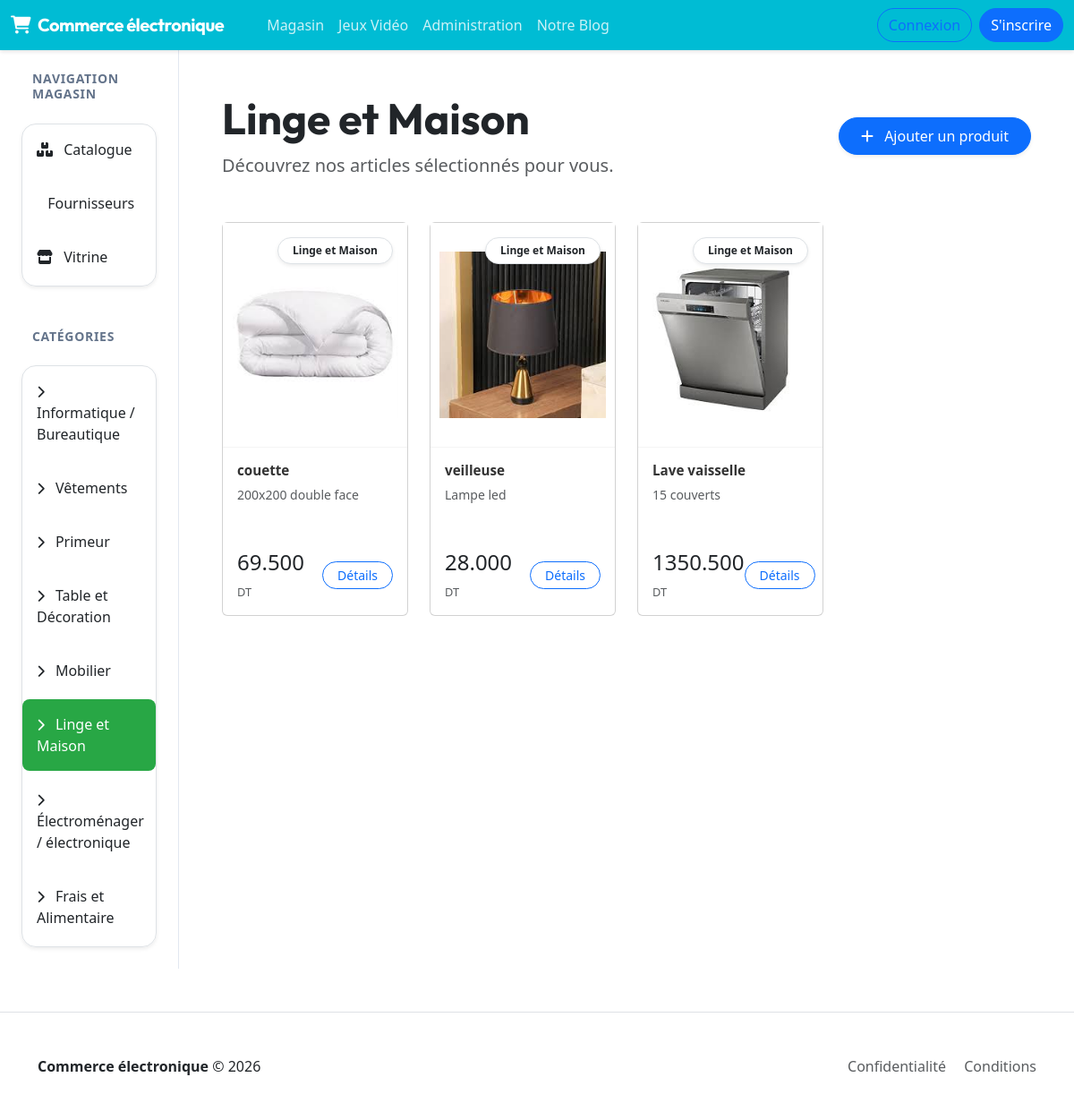
Screenshot of /magasin/?categorie=6 with the database file from the repository.
### magasin/models.py (models this page shows, shortened)
class  Categorie(models.Model):
    nom = models.CharField(max_length=50,default='Alimentaire')

class Produit(models.Model):
    libelle  = models.CharField(max_length=100)
    description = models.TextField( default="")
    prix = models.DecimalField(max_digits=10, decimal_places=3)
    type = models.CharField(max_length=2,choices=[('em','embllé'),('fr','frais'),('cs','conserve')], default='em')
    Img=models.ImageField(blank=True)
    categorie = models.ForeignKey('Categorie', on_delete=models.CASCADE, null=True)
    fournisseur=models.ForeignKey('Fournisseur', on_delete=models.CASCADE, null=True)

### magasin/views.py (the view)
# urls.py: path('', views.index),
def index(request):
    categories = Categorie.objects.all()
    categorie_id = request.GET.get('categorie')
    if categorie_id:
        products = Produit.objects.filter(categorie_id=categorie_id)
    else:
        products = Produit.objects.all()
    context = {
        'products': products,
        'categories': categories,
        'selected_category': int(categorie_id) if categorie_id else None
    }
    return render(request, 'magasin/mesProduits.html', context)

### magasin/templates/magasin/mesProduits.html (shortened to what this page needs)
{% extends 'magasin/base.html' %}
{% block content %}
<div class="d-flex justify-content-between align-items-center mb-5">
    <div>
        <h1 class="display-5 fw-bold text-dark mb-2">
            {% if request.GET.categorie %}
                {% for cat in categories %}
                    {% if cat.id|stringformat:"i" == request.GET.categorie %}
                        {{ cat.nom }}
                    {% endif %}
                {% endfor %}
            {% else %}
                Tous les produits
            {% endif %}
        </h1>
        <p class="text-muted lead mb-0">Découvrez nos articles sélectionnés pour vous.</p>
    </div>
    <div class="d-none d-sm-block">
        <a href="{% url 'majProduits' %}" class="btn btn-primary px-4 py-2 rounded-pill shadow-sm">
            <i class="fa-solid fa-plus me-2"></i> Ajouter un produit
        </a>
    </div>
</div>
<div class="row g-4">
    {% for product in products %}
    <div class="col-sm-6 col-lg-4 col-xl-3">
        <div class="card product-card">
            <div class="product-img-container position-relative">
                {% if product.Img %}
                <img src="{{ product.Img.url }}" class="product-img" alt="{{product.libelle}}">
                {% else %}
                <img src="https://images.unsplash.com/photo-1523275335684-37898b6baf30?ixlib=rb-1.2.1&auto=format&fit=crop&w=500&q=80" class="product-img" alt="Placeholder">
                {% endif %}
                <div class="position-absolute top-0 end-0 p-3">
                    <span class="badge bg-white text-dark shadow-sm rounded-pill px-3 py-2 border">
                        {{ product.categorie.nom|default:"Général" }}
                    </span>
                </div>
            </div>
            <div class="product-body">
                <h5 class="product-title mb-2">{{product.libelle}}</h5>
                <p class="text-muted small mb-4 line-clamp-2" style="height: 3rem; display: -webkit-box; -webkit-line-clamp: 2; -webkit-box-orient: vertical; overflow: hidden;">
                    {{product.description|default:"Aucune description disponible pour cet article."}}
                </p>
                <div class="d-flex justify-content-between align-items-center mt-auto">
                    <span class="product-price h4 mb-0">{{product.prix}} <small class="text-muted" style="font-size: 0.8rem;">DT</small></span>
                    <button class="btn btn-outline-primary btn-sm rounded-pill px-3">Détails</button>
                </div>
            </div>
        </div>
    </div>
    {% endfor %}
</div>
{% endblock %}

### magasin/templates/magasin/base.html (shortened to what this page needs)
{% extends 'base.html' %}
{% block layout %}
<div class="container-fluid">
    <div class="row">
        <aside class="col-lg-2 col-md-3 sidebar d-none d-md-block p-4" style="min-height: calc(100vh - 70px);">
            <h6 class="sidebar-title mb-4">Navigation Magasin</h6>
            <div class="list-group list-group-flush shadow-sm rounded-4 overflow-hidden border">
                <a href="{% url 'index' %}" class="list-group-item list-group-item-action {% if not request.GET.categorie %}active-category{% endif %} py-3 border-0">
                    <i class="fa-solid fa-boxes-stacked me-2"></i> Catalogue
                </a>
                <a href="{% url 'nouveauFournisseur' %}" class="list-group-item list-group-item-action {% if 'Fournisseur' in request.path %}active-category{% endif %} py-3 border-0">
                     Fournisseurs
                </a>
                <a href="{% url 'vitrine' %}" class="list-group-item list-group-item-action {% if 'vitrine' in request.path %}active-category{% endif %} py-3 border-0">
                    <i class="fa-solid fa-store me-2"></i> Vitrine
                </a>
            </div>
            <h6 class="sidebar-title mt-5 mb-4">Catégories</h6>
            <div class="list-group list-group-flush shadow-sm rounded-4 overflow-hidden border">
                {% for categorie in categories %}
                <a href="{% url 'index' %}?categorie={{ categorie.id }}"
                   class="list-group-item list-group-item-action {% if request.GET.categorie == categorie.id|stringformat:'i' %}active-category{% endif %} py-3 border-0">
                    <i class="fa-solid fa-chevron-right me-2 small"></i> {{ categorie.nom }}
                </a>
                {% empty %}
                <div class="list-group-item text-muted small py-3">Aucune catégorie</div>
                {% endfor %}
            </div>
        </aside>
        <main class="col-lg-10 col-md-9 p-0 bg-white">
            <div class="p-4 p-lg-5">
                <div class="fade-in">
                    {% block content %}{% endblock %}
                </div>
            </div>
        </main>
    </div>
</div>
{% endblock %}

### magasin/static/css/base.css (style rules this page uses)
:root { --primary: #06b6d4; --primary-hover: #0891b2; --secondary: #10b981; --secondary-hover: #059669; --slate-50: #f8fafc; --slate-100: #f1f5f9; --slate-200: #e2e8f0; --slate-600: #475569; --slate-900: #0f172a; --bg-main: #ffffff; --bg-card: #ffffff; --text-main: #1e293b; --text-muted: #64748b; --border: #e2e8f0; --shadow-sm: 0 1px 2px 0 rgb(0 0 0 / 0.05); --shadow: 0 4px 6px -1px rgba(0, 0, 0, 0.05), 0 2px 4px -2px rgba(0, 0, 0, 0.05); --shadow-lg: 0 10px 15px -3px rgba(0, 0, 0, 0.08); --radius: 1rem; }
body { background-color: var(--bg-main); color: var(--text-main); font-family: 'Inter', sans-serif; -webkit-font-smoothing: antialiased; }
h1, h2, h3, h4, .navbar-brand { font-family: 'Outfit', sans-serif; font-weight: 700; }
.sidebar { background: var(--bg-card); border-right: 1px solid var(--border); padding: 2rem 1.25rem !important; }
.sidebar-title { font-size: 0.875rem; font-weight: 600; text-transform: uppercase; letter-spacing: 0.05em; color: var(--text-muted); margin-bottom: 1.25rem; padding-left: 0.75rem; }
.list-group-item { border: none !important; border-radius: 0.5rem !important; margin-bottom: 0.25rem; padding: 0.75rem 1rem; font-weight: 500; color: var(--text-muted); transition: all 0.2s; background: transparent !important; }
.list-group-item.active-category { background: #28a745 !important; color: white !important; }
.product-card { border: 1px solid #eee; border-radius: 4px; background: #fff; transition: all 0.2s; height: 100%; }
.product-img-container { padding: 10px; height: 250px; display: flex; align-items: center; justify-content: center; background: #fff; }
.product-img { max-width: 100%; max-height: 100%; object-fit: contain; }
.product-body { padding: 1rem; border-top: 1px solid #f5f5f5; }
.product-title { font-size: 0.95rem; font-weight: 700; margin-bottom: 0.25rem; color: #333; }
.btn-primary { background-color: var(--primary); border: none; padding: 0.625rem 1.25rem; border-radius: 0.5rem; font-weight: 600; transition: all 0.2s; }
.fade-in { animation: fadeIn 0.5s ease-out forwards; }

### rows the page displays
Categorie: nom "Informatique / Bureautique"
Categorie: nom "Vêtements"
Categorie: nom "Primeur"
Categorie: nom "Table et Décoration"
Categorie: nom "Mobilier"
Categorie: nom "Linge et Maison"
Categorie: nom "Électroménager / électronique"
Categorie: nom "Frais et Alimentaire"
Produit: Img (picture), categorie.nom "Linge et Maison", libelle "couette", description "200x200 double face", prix "69.500"
Produit: Img (picture), categorie.nom "Linge et Maison", libelle "veilleuse", description "Lampe led", prix "28.000"
Produit: Img (picture), categorie.nom "Linge et Maison", libelle "Lave vaisselle", description "15 couverts", prix "1350.500"
